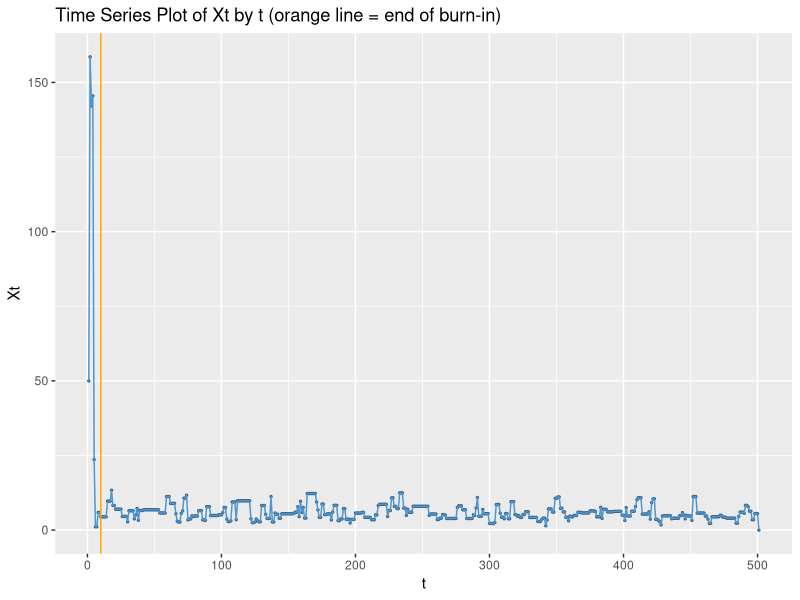

R code for this plot: (Note: this script raises an error after producing the figure.)
## ---- chunk 1
knitr::opts_chunk$set(echo = TRUE, error = FALSE, message = FALSE)
library(dplyr)
library(ggplot2)
library(magrittr)
set.seed(12345)
## ---- chunk 2
#target distribution
target <- function(x){
  result <- (x^5 * exp(-x))
  return(result)
}

#proposed distribution
proposed <- function(x, mu){
  result <- dlnorm(x, meanlog=log(mu), sdlog=1)
  return(result)
}

#random number generator
rng_proposed = function(Xt){
  result = rlnorm(n=1, meanlog = log(Xt), sdlog = 1)
  return(result)
}

# Acceptance probability alpha, required to check condition U < alpha(Xt, Y)
alpha = function(Xt, Y){
  numerator = target(Y) * proposed(Xt, Y)
  denominator = target(Xt) * proposed(Y,Xt)
  
  if(round(denominator,8)==0){    # Case 1: when denominator is almost zero
    return(1)
  } else{
    return(min(1, numerator/denominator))   # Case 2: all other cases
  }
}

#Implementation of Metropolis Hasting sampler
Metropolis_Hasting_sampler = function(init = 50, t_max = 500){
  # Initialize objects and paramters (We want X_0, X_1, ...X_t_max)
  X = numeric(length = (t_max + 1))
  X[1] = init
  t = 1
  
  #Conduct iterations of Metropolis Hastings
  while(t < t_max){
    U = runif(1)
    Y = rng_proposed(X[t])
    
    a = alpha(X[t], Y)
    if(U < a){
      X[t + 1] = Y
    } else{
      X[t + 1] = X[t]
    }
    t = t + 1
  }
  result = list(t = 1:(t_max + 1), Xt = X)
}

result = Metropolis_Hasting_sampler(init = 50, t_max = 500)

#plot
df_plot_task1 = data.frame(t = 1:length(result$Xt), Xt = result$Xt)
ggplot(df_plot_task1, aes(x = t, y = Xt)) +
geom_point(color = "steelblue4", size = 0.5) +
geom_line(color = "steelblue3") +
geom_vline(xintercept = 10, color = "orange") +
labs(title = "Time Series Plot of Xt by t (orange line = end of burn-in)")
## ---- chunk 3
#target distribution
target <- function(x){
  result <- (x^5 * exp(-x))
  return(result)
}

#proposed distribution
proposed_chi <- function(x, Xt){
result <- rchisq(x, df=floor(Xt+1))
return(result)
}

rng <- function(Xt){
  result <- rchisq(n = 1, df = floor(Xt+ 1))
  return(result)
}

# Acceptance probability alpha, required to check condition U < alpha(Xt, Y)
alpha = function(Xt, Y){
  numerator = target(Y) * proposed_chi(Xt, Y)
  denominator = target(Xt) * proposed_chi(Y,Xt)
  
  if(denominator >= 0){    # Case 1: when denominator is almost zero
    return(1)
  } else{
    return(min(1, numerator/denominator))   # Case 2: all other cases
  }
}

#Implementation of Metropolis Hasting sampler
Metropolis_Hasting_sampler = function(init = 50, t_max = 500){
  # Initialize objects and paramters (We want X_0, X_1, ...X_t_max)
  X = numeric(length = (t_max + 1))
  X[1] = init
  t = 1
  
  #Conduct iterations of Metropolis Hastings
  while(t < t_max){
    U = runif(1)
    Y = rng(X[t])
    
    a = alpha(X[t], Y)
    if(U < a){
      X[t + 1] = Y
    } else{
      X[t + 1] = X[t]
    }
    t = t + 1
  }
  result = list(t = 1:(t_max + 1), Xt = X)
}

res = Metropolis_Hasting_sampler(init = 50, t_max = 500)

#plot
df_plot_task2 = data.frame(t = res$t, Xt = res$Xt)

ggplot(df_plot_task2, aes(x = t, y = Xt)) +
geom_point(color = "steelblue4", size = 0.5) +
geom_line(color = "steelblue3") +
geom_vline(xintercept = 10, color = "orange") +
labs(title = "Time Series Plot of Xt by t (orange line = end of burn-in)")

## ---- chunk 4
target<- function(x){
result <- (x^5 * exp(-x))
return(result)
}

proposed <- function(x,log_mean){
result <- dlnorm(x,meanlog=log(log_mean), sd=1)
return(result)
}

rng <- function(x){
  rlnorm(1, log(x0),1)
}

N<- 500

final <- rep(1,0,N) #Vx

x0 <- 50 #Set starting value

for(i in 2:N){
  
  y <- rng(x0) # proposed starting value
  
  ratio <- min(c(1,((target(y)*proposed(x0,y))/(target(x0)*proposed(y,x0)))))
  
  accept <- (runif(1) <= ratio)
  
  final[i] <- ifelse(accept,y,x0)
  
  x0 <- final[i]
}

step_1 <- final
mean(final)

ggplot() +
geom_line(aes(x=1:N, y=final)) +
geom_vline(xintercept = 10, color = "orange") +
labs(x="Iterations", y="X") +
ylim(0, 50) +
ggtitle("Metropolis-Hasting Sampler using Log-Normal")
## ---- chunk 5
test <- metropolis_hastings(x_0=1, t_max = 10000, dt, dp, rp)
# compare the distribution
x=seq(from=0.01, to=20, by=0.002)
actual <- numeric(length(x))
for(i in seq_along(x)){
actual[i] <- dt(x=x[i])
}
quantile(test)
quantile(temp)
ggplot() +
geom_line(aes(x=1:10000, y=test)) +
labs(x="Iterations", y="X") +
ylim(0, 50) +
ggtitle("Metropolis-Hasting Sampler using Chisquare")
## ---- chunk 6
target<- function(x){
result <- (x^5 * exp(-x))
return(result)
}

proposed_chi <- function(x, Xt){
result <- rchisq(x, df=floor(Xt+1))
return(result)
}

rng <- function(Xt){
  rchisq(n = 1, df = floor(Xt+ 1))
}

N<- 500
x0 <- 50 # there is a small burn in
#x0 <- 40 #starting point no burn in
final <- rep(NA,0,N)
for(i in 1:N){

  xprime <- rng(x0) # proposed starting value
  
  ratio <- min(c(1,((target(xprime)*proposed(x0,xprime))/(target(x0)*proposed   (xprime, x0)))))
  
  accept <- (runif(1) < ratio)
  
  final[i] <- ifelse(accept,xprime,x0)
  
  x0 <- final[i]
}
step_2 <- final
mean(final)

ggplot() +
geom_line(aes(x=1:N, y=final)) +
geom_vline(xintercept = 250, color = "orange") +
ylim(0, 100) +
labs(x="Iterations", y="X") + ggtitle("Metropolis-Hasting Sampler using Chi-Square")
